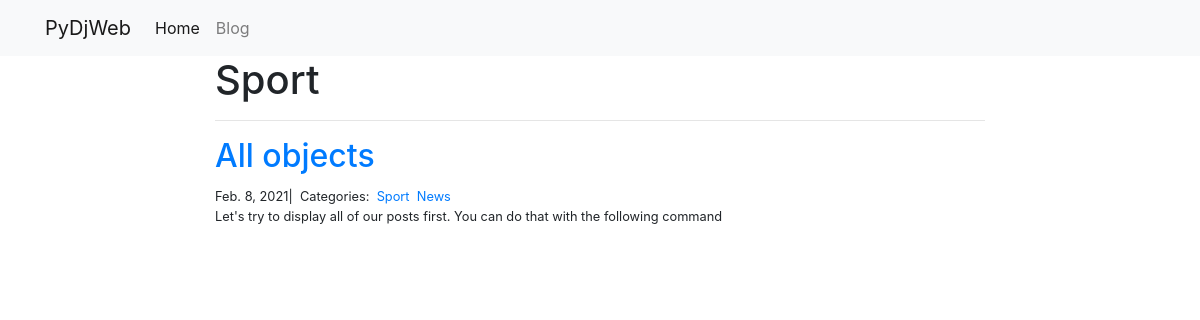
Screenshot of /blog/Sport/ with the database file from the repository.
### blog/models.py (models this page shows, shortened)
class Category(models.Model):
  name = models.CharField(max_length=20)

class Post(models.Model):
  title = models.CharField(max_length=255)
  body = models.TextField()
  created_on = models.DateTimeField(auto_now_add=True)
  last_modified = models.DateTimeField(auto_now=True)
  categories = models.ManyToManyField(to="Category", related_name="posts")

### blog/views.py (the view)
# urls.py: path("<category>/", views.blog_category, name="blog_category"),
def blog_category(request, category):
  posts = Post.objects.filter(categories__name__contains=category).order_by("-created_on")
  context = {
    "category": category,
    "posts": posts,
  }
  return render(request, "blog_category.html", context)

### blog/templates/blog_category.html (shortened to what this page needs)
{% extends "base.html" %}
{% load static %}
{% block page_content %}
  <div class="col-md-8 offset-md-2">
    <h1>{{ category | title }}</h1>
    <hr>
    {% for post in posts %}
      <h2><a href="{% url 'blog_detail' post.pk %}">{{ post.title }}</a></h2>
      <small>
        {{ post.created_on.date }}|&nbsp;
        Categories:&nbsp;
        {% for category in post.categories.all %}
          <a href="{% url 'blog_category' category.name %}">{{ category.name }}</a>&nbsp;
        {% endfor %}
        <p>{{ post.body | slice:":400" }}</p>
      </small>
    {% endfor %}
  </div>
{% endblock %}

### rows the page displays
Category: name "Sport"
Post: title "All objects", created_on "Feb. 8, 2021", body "Let's try to display all of our posts first. You can do that with the following command"
Category: name "News"
